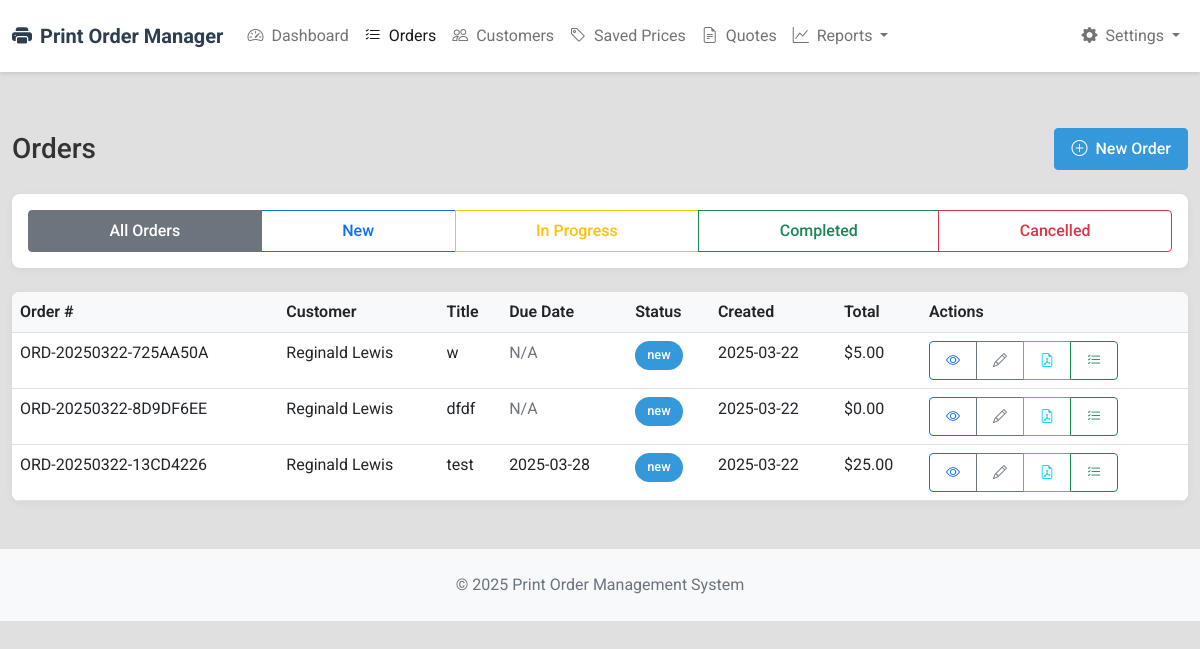
The page /orders on the database as committed earlier.
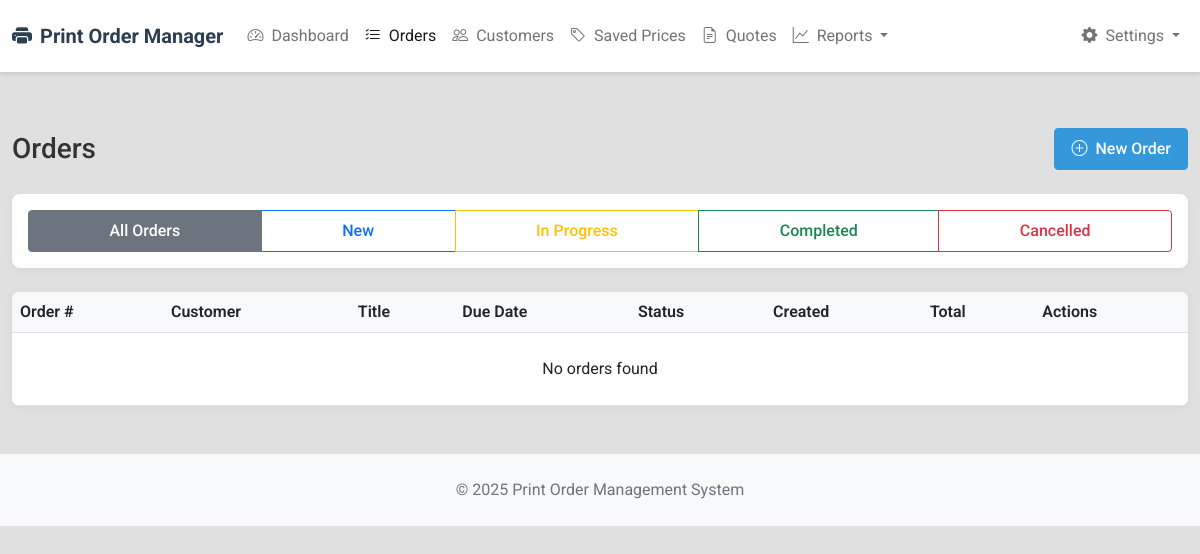
The same page on the database as committed later.
### models.py (models this page shows, shortened)
class Order(db.Model):
    id = db.Column(db.Integer, primary_key=True)
    order_number = db.Column(db.String(20), unique=True, nullable=False)
    customer_id = db.Column(db.Integer, db.ForeignKey('customer.id'), nullable=False)
    user_id = db.Column(db.Integer, db.ForeignKey('user.id'), nullable=False)
    title = db.Column(db.String(100), nullable=False)
    description = db.Column(db.Text)
    status = db.Column(db.String(20), default='new')  # new, in-progress, completed, cancelled
    due_date = db.Column(db.DateTime)
    total_price = db.Column(db.Float, default=0.0)
    payment_status = db.Column(db.String(20), default='unpaid')  # unpaid, partial, paid
    amount_paid = db.Column(db.Float, default=0.0)
    payment_date = db.Column(db.DateTime, nullable=True)
    payment_method = db.Column(db.String(50), nullable=True)  # cash, check, credit_card, etc.
    payment_reference = db.Column(db.String(100), nullable=True)  # check number, transaction ID, etc.
    invoice_number = db.Column(db.String(50), nullable=True)
    payment_notes = db.Column(db.Text, nullable=True)
    created_at = db.Column(db.DateTime, default=datetime.utcnow)
    updated_at = db.Column(db.DateTime, default=datetime.utcnow, onupdate=datetime.utcnow)
    items = db.relationship('OrderItem', backref='order', lazy=True)
    files = db.relationship('OrderFile', backref='order', lazy=True)
    activities = db.relationship('OrderActivity', backref='order', lazy=True)

class Customer(db.Model):
    id = db.Column(db.Integer, primary_key=True)
    name = db.Column(db.String(100), nullable=False)
    email = db.Column(db.String(120), nullable=False)
    phone = db.Column(db.String(20))
    company = db.Column(db.String(100))
    address = db.Column(db.Text)
    notes = db.Column(db.Text)
    created_at = db.Column(db.DateTime, default=datetime.utcnow)
    orders = db.relationship('Order', backref='customer', lazy=True)

### routes.py (the view)
@app.route('/orders')
@login_required
def orders_index():
    status_filter = request.args.get('status', 'all')
    if status_filter == 'all':
        orders = Order.query.order_by(Order.created_at.desc()).all()
    else:
        orders = Order.query.filter_by(status=status_filter).order_by(Order.created_at.desc()).all()
    return render_template('orders/index.html', orders=orders, current_filter=status_filter)

### routes.py (called while the page is built, shortened)
def login_required(f):
    @functools.wraps(f)
    def decorated_function(*args, **kwargs):
        return f(*args, **kwargs)
    return decorated_function

@app.before_request
def get_default_user():
    g.user = User.query.filter_by(role='admin').first()

### templates/orders/index.html (shortened to what the changed rows need)
{% extends "layout.html" %}
{% block page_header %}
<div class="d-flex justify-content-between align-items-center mb-4">
    <h1 class="h3 mb-0">Orders</h1>
</div>
{% endblock %}
{% block content %}
<div class="card">
    <div class="card-body p-0">
        <div class="table-responsive">
            <table class="table mb-0">
                <thead>
                    <tr>
                        <th>Order #</th>
                        <th>Customer</th>
                        <th>Title</th>
                        <th>Due Date</th>
                        <th>Status</th>
                        <th>Created</th>
                        <th>Total</th>
                        <th>Actions</th>
                    </tr>
                </thead>
                <tbody>
                    {% if orders %}
                        {% for order in orders %}
                        <tr>
                            <td>{{ order.order_number }}</td>
                            <td>{{ order.customer.name }}</td>
                            <td>{{ order.title }}</td>
                            <td>
                                {% if order.due_date %}
                                    {{ order.due_date.strftime('%Y-%m-%d') }}
                                {% else %}
                                    <span class="text-muted">N/A</span>
                                {% endif %}
                            </td>
                            <td>
                                <span class="badge badge-{{ order.status }}" id="order-status-{{ order.id }}">{{ order.status }}</span>
                            </td>
                            <td>{{ order.created_at.strftime('%Y-%m-%d') }}</td>
                            <td>${{ "%.2f"|format(order.total_price) }}</td>
                            <td>
                                <div class="btn-group btn-group-sm">
                                    <a href="{{ url_for('orders_view', id=order.id) }}" class="btn btn-outline-primary">
                                        <i class="bi bi-eye"></i>
                                    </a>
                                    <a href="{{ url_for('orders_edit', id=order.id) }}" class="btn btn-outline-secondary">
                                        <i class="bi bi-pencil"></i>
                                    </a>
                                    <a href="{{ url_for('generate_pdf_order_form', order_id=order.id) }}" class="btn btn-outline-info" title="Generate Order Form">
                                        <i class="bi bi-file-earmark-pdf"></i>
                                    </a>
                                    <a href="{{ url_for('generate_pdf_pull_sheet', order_id=order.id) }}" class="btn btn-outline-success" title="Generate Pull Sheet">
                                        <i class="bi bi-list-check"></i>
                                    </a>
                                </div>
                            </td>
                        </tr>
                        {% endfor %}
                    {% else %}
                        <tr>
                            <td colspan="8" class="text-center py-4">No orders found</td>
                        </tr>
                    {% endif %}
                </tbody>
            </table>
        </div>
    </div>
</div>
{% endblock %}

Rows that differ between the two databases and show on the page:
removed Order: order_number "ORD-20250322-725AA50A", customer.name "Reginald Lewis", title "w", shows "N/A", status "new", created_at "2025-03-22", total_price "5.00"
removed Order: order_number "ORD-20250322-8D9DF6EE", customer.name "Reginald Lewis", title "dfdf", shows "N/A", status "new", created_at "2025-03-22", total_price "0.00"
removed Order: order_number "ORD-20250322-13CD4226", customer.name "Reginald Lewis", title "test", due_date "2025-03-28", status "new", created_at "2025-03-22", total_price "25.00"
Other text that changed with them:
text now shown: "No orders found"
